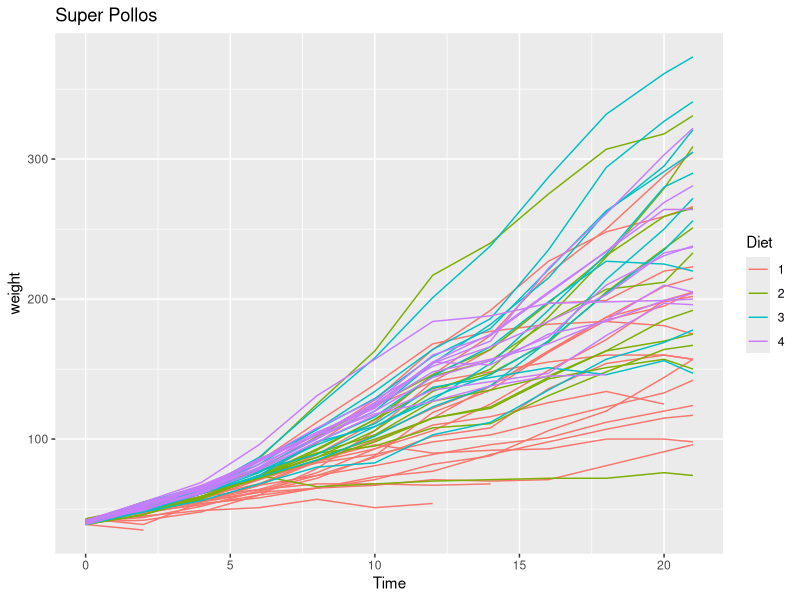

This figure's R source:
library(ggplot2)

head(ChickWeight)
uno <- subset(ChickWeight, ChickWeight$Chick==1)
ggplot(data=ChickWeight, aes(x=Time, y=weight, group = Chick, colour = Diet)) + geom_line() + ggtitle("Super Pollos")
